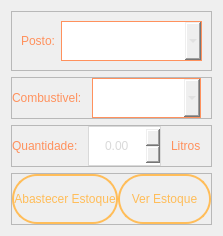
            <widget class="QWidget" name="pg_estoque">
             <layout class="QVBoxLayout" name="verticalLayout_10">
              <item>
               <widget class="QFrame" name="campoPosto_2">
                <property name="frameShape">
                 <enum>QFrame::StyledPanel</enum>
                </property>
                <property name="frameShadow">
                 <enum>QFrame::Raised</enum>
                </property>
                <layout class="QHBoxLayout" name="horizontalLayout_23">
                 <item>
                  <widget class="QLabel" name="postoTitulo_2">
                   <property name="styleSheet">
                    <string notr="true">QLabel{
	color:#FF915D;
	font: 16pt &quot;Gilroy-SemiBold&quot;;
}</string>
                   </property>
                   <property name="text">
                    <string>Posto:</string>
                   </property>
                  </widget>
                 </item>
                 <item>
                  <widget class="QComboBox" name="comboBoxPosto_2">
                   <property name="sizePolicy">
                    <sizepolicy hsizetype="Expanding" vsizetype="Fixed">
                     <horstretch>0</horstretch>
                     <verstretch>0</verstretch>
                    </sizepolicy>
                   </property>
                   <property name="minimumSize">
                    <size>
                     <width>0</width>
                     <height>40</height>
                    </size>
                   </property>
                   <property name="styleSheet">
                    <string notr="true">font: 12pt &quot;Gilroy-Medium&quot;;
border: 1px solid #FF915D;
color: #D9D9D9;</string>
                   </property>
                  </widget>
                 </item>
                </layout>
               </widget>
              </item>
              <item>
               <widget class="QFrame" name="campoCombustivel">
                <property name="cursor">
                 <cursorShape>ArrowCursor</cursorShape>
                </property>
                <property name="frameShape">
                 <enum>QFrame::StyledPanel</enum>
                </property>
                <property name="frameShadow">
                 <enum>QFrame::Raised</enum>
                </property>
                <layout class="QHBoxLayout" name="horizontalLayout_11">
                 <property name="spacing">
                  <number>10</number>
                 </property>
                 <property name="leftMargin">
                  <number>0</number>
                 </property>
                 <property name="topMargin">
                  <number>0</number>
                 </property>
                 <property name="rightMargin">
                  <number>10</number>
                 </property>
                 <property name="bottomMargin">
                  <number>0</number>
                 </property>
                 <item>
                  <widget class="QLabel" name="combustivelTitulo">
                   <property name="styleSheet">
                    <string notr="true">QLabel{
	color:#FF915D;
	font: 16pt &quot;Gilroy-SemiBold&quot;;
}</string>
                   </property>
                   <property name="text">
                    <string>Combustivel:</string>
                   </property>
                  </widget>
                 </item>
                 <item>
                  <widget class="QComboBox" name="comboBoxCombustivel">
                   <property name="sizePolicy">
                    <sizepolicy hsizetype="Expanding" vsizetype="Fixed">
                     <horstretch>0</horstretch>
                     <verstretch>0</verstretch>
                    </sizepolicy>
                   </property>
                   <property name="minimumSize">
                    <size>
                     <width>0</width>
                     <height>40</height>
                    </size>
                   </property>
                   <property name="styleSheet">
                    <string notr="true">font: 12pt &quot;Gilroy-Medium&quot;;
border: 1px solid #FF915D;
color: #D9D9D9;</string>
                   </property>
                  </widget>
                 </item>
                </layout>
               </widget>
              </item>
              <item>
               <widget class="QFrame" name="campoQuantidade">
                <property name="frameShape">
                 <enum>QFrame::StyledPanel</enum>
                </property>
                <property name="frameShadow">
                 <enum>QFrame::Raised</enum>
                </property>
                <layout class="QHBoxLayout" name="horizontalLayout_10">
                 <property name="spacing">
                  <number>10</number>
                 </property>
                 <property name="leftMargin">
                  <number>0</number>
                 </property>
                 <property name="topMargin">
                  <number>0</number>
                 </property>
                 <property name="rightMargin">
                  <number>10</number>
                 </property>
                 <property name="bottomMargin">
                  <number>0</number>
                 </property>
                 <item>
                  <widget class="QLabel" name="quantidadeTitulo">
                   <property name="styleSheet">
                    <string notr="true">QLabel{
	color:#FF915D;
	font: 16pt &quot;Gilroy-SemiBold&quot;;
}</string>
                   </property>
                   <property name="text">
                    <string>Quantidade:</string>
                   </property>
                  </widget>
                 </item>
                 <item>
                  <widget class="QDoubleSpinBox" name="doubleSpinBox">
                   <property name="sizePolicy">
                    <sizepolicy hsizetype="Expanding" vsizetype="Fixed">
                     <horstretch>0</horstretch>
                     <verstretch>0</verstretch>
                    </sizepolicy>
                   </property>
                   <property name="minimumSize">
                    <size>
                     <width>0</width>
                     <height>40</height>
                    </size>
                   </property>
                   <property name="styleSheet">
                    <string notr="true">font: 12pt &quot;Gilroy-Medium&quot;;
color: #D9D9D9;
border: 1px solid #D9D9D9;</string>
                   </property>
                   <property name="alignment">
                    <set>Qt::AlignCenter</set>
                   </property>
                   <property name="maximum">
                    <double>50000.000000000000000</double>
                   </property>
                  </widget>
                 </item>
                 <item>
                  <widget class="QLabel" name="textLitros">
                   <property name="styleSheet">
                    <string notr="true">QLabel{
	color:#FF915D;
	font: 12pt &quot;Gilroy-SemiBold&quot;;
}</string>
                   </property>
                   <property name="text">
                    <string>Litros</string>
                   </property>
                  </widget>
                 </item>
                </layout>
               </widget>
              </item>
              <item>
               <widget class="QFrame" name="btnContainer">
                <property name="frameShape">
                 <enum>QFrame::StyledPanel</enum>
                </property>
                <property name="frameShadow">
                 <enum>QFrame::Raised</enum>
                </property>
                <layout class="QHBoxLayout" name="horizontalLayout_9">
                 <property name="spacing">
                  <number>0</number>
                 </property>
                 <property name="leftMargin">
                  <number>0</number>
                 </property>
                 <property name="topMargin">
                  <number>0</number>
                 </property>
                 <property name="rightMargin">
                  <number>0</number>
                 </property>
                 <property name="bottomMargin">
                  <number>0</number>
                 </property>
                 <item>
                  <widget class="QPushButton" name="btnAbastecerEstoque">
                   <property name="minimumSize">
                    <size>
                     <width>0</width>
                     <height>50</height>
                    </size>
                   </property>
                   <property name="maximumSize">
                    <size>
                     <width>280</width>
                     <height>16777215</height>
                    </size>
                   </property>
                   <property name="cursor">
                    <cursorShape>PointingHandCursor</cursorShape>
                   </property>
                   <property name="styleSheet">
                    <string notr="true">QPushButton{
	background-color: transparent;
	border: 2px solid #FFBD59;
	border-radius: 25px;
	color: #FFBD59;
	font: 14pt &quot;Gilroy-Bold&quot;;
}

QPushButton:hover{
	background-color: #FFBD59;
	color: #170900;
}</string>
                   </property>
                   <property name="text">
                    <string>Abastecer Estoque</string>
                   </property>
                  </widget>
                 </item>
                 <item>
                  <widget class="QPushButton" name="btnVerEstoque">
                   <property name="minimumSize">
                    <size>
                     <width>0</width>
                     <height>50</height>
                    </size>
                   </property>
                   <property name="maximumSize">
                    <size>
                     <width>280</width>
                     <height>16777215</height>
                    </size>
                   </property>
                   <property name="cursor">
                    <cursorShape>PointingHandCursor</cursorShape>
                   </property>
                   <property name="styleSheet">
                    <string notr="true">QPushButton{
	background-color: transparent;
	border: 2px solid #FFBD59;
	border-radius: 25px;
	color: #FFBD59;
	font: 14pt &quot;Gilroy-Bold&quot;;
}

QPushButton:hover{
	background-color: #FFBD59;
	color: #170900;
}</string>
                   </property>
                   <property name="text">
                    <string>Ver Estoque</string>
                   </property>
                  </widget>
                 </item>
                </layout>
               </widget>
              </item>
             </layout>
            </widget>
